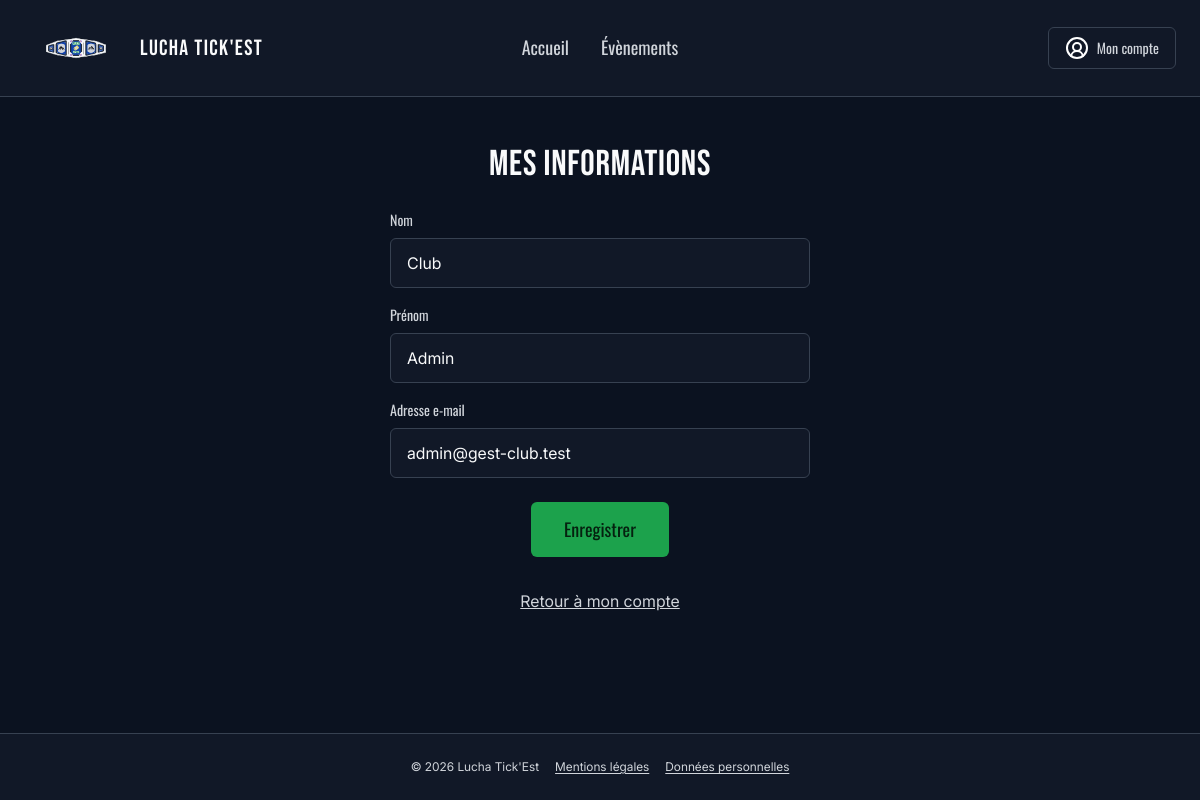
The page /compte-informations.php (signed in) on the database its author committed.
### tables this page shows
CREATE TABLE utilisateur (
    id_utilisateur INT NOT NULL AUTO_INCREMENT,
    prenom VARCHAR(100) NOT NULL,
    nom VARCHAR(100) NOT NULL,
    email VARCHAR(255) NOT NULL,
    mdp_hash VARCHAR(255) NOT NULL,
    role_utilisateur VARCHAR(10) NOT NULL DEFAULT 'MEMBRE',
    date_creation_compte DATETIME NOT NULL DEFAULT CURRENT_TIMESTAMP,

    CONSTRAINT pk_utilisateur
        PRIMARY KEY (id_utilisateur),

    CONSTRAINT uq_utilisateur_email
        UNIQUE (email),

    CONSTRAINT chk_utilisateur_prenom_non_vide
        CHECK (CHAR_LENGTH(TRIM(prenom)) > 0),

    CONSTRAINT chk_utilisateur_nom_non_vide
        CHECK (CHAR_LENGTH(TRIM(nom)) > 0),

    CONSTRAINT chk_utilisateur_email_non_vide
        CHECK (CHAR_LENGTH(TRIM(email)) > 0),

    CONSTRAINT chk_utilisateur_mdp_hash_non_vide
        CHECK (CHAR_LENGTH(TRIM(mdp_hash)) > 0),

    CONSTRAINT chk_utilisateur_role
        CHECK (role_utilisateur IN ('MEMBRE', 'ADMIN'))
);

### public/compte-informations.php (called while the page is built, shortened)
<?php
require dirname(__DIR__) . '/config/bootstrap.php';
$nom = $utilisateurConnecte['nom'];
$prenom = $utilisateurConnecte['prenom'];
$email = $utilisateurConnecte['email'];
require dirname(__DIR__) . '/app/Views/layouts/public.php';

### config/bootstrap.php (called while the page is built, shortened)
<?php
$config = require __DIR__ . '/app.php';
$database = new Database($config['database']);
$pdo = $database->getConnection();
$pdo->exec('SET time_zone = ' . $pdo->quote(date('P')));
$sessionUtilisateur = $_SESSION['utilisateur'] ?? null;
$utilisateurConnecte = is_array($sessionUtilisateur) ? $sessionUtilisateur : null;
if (
    $utilisateurConnecte !== null && isset($utilisateurConnecte['id'])
) {
    $utilisateurRepository = new UtilisateurRepository($pdo);
    $utilisateurActuel = $utilisateurRepository->findById((int) $utilisateurConnecte['id']);
    if ($utilisateurActuel === null) {
        unset($_SESSION['utilisateur']);
        $utilisateurConnecte = null;
    } else {
        $utilisateurConnecte = $_SESSION['utilisateur'];
    }
}

### app/Repositories/UtilisateurRepository.php (called while the page is built, shortened)
<?php
class UtilisateurRepository
{
    private PDO $pdo;
    public function __construct(PDO $pdo)
    {
        $this->pdo = $pdo;
    }
    public function findById(int $idUtilisateur): ?array
    {
        $statement = $this->pdo->prepare(
            'SELECT
            id_utilisateur,
            prenom,
            nom,
            email,
            mdp_hash,
            role_utilisateur,
            date_creation_compte
        FROM utilisateur
        WHERE id_utilisateur = :id_utilisateur'
        );
        $statement->execute([
            'id_utilisateur' => $idUtilisateur,
        ]);
        $utilisateur = $statement->fetch();
        return $utilisateur ?: null;
    }
}

### app/Views/pages/public/compte-informations.php (the view, shortened to what this page needs)
<main class="page">
    <div class="container">
        <section class="form-panel">
            <h1>Mes informations</h1>
            <form class="form" action="#" method="post" novalidate>
                <div class="field">
                    <label class="field__label" for="nom">Nom</label>
                    <input class="input" type="text" id="nom" name="nom" value="<?= htmlspecialchars($nom) ?>"
                        autocomplete="family-name" maxlength="100" required>
                </div>
                <div class="field">
                    <label class="field__label" for="prenom">Prénom</label>
                    <input class="input" type="text" id="prenom" name="prenom" value="<?= htmlspecialchars($prenom) ?>"
                        autocomplete="given-name" maxlength="100" required>
                </div>
                <div class="field">
                    <label class="field__label" for="email">Adresse e-mail</label>
                    <input class="input" type="email" id="email" name="email" value="<?= htmlspecialchars($email) ?>"
                        autocomplete="email" maxlength="255" required>
                </div>
                <div class="form-actions">
                    <button class="btn btn--primary btn--lg" type="submit">Enregistrer</button>
                </div>
            </form>
            <div class="form-back">
                <a class="link" href="/compte.php">Retour à mon compte</a>
            </div>
        </section>
    </div>
</main>

### public/assets/css/base.css (style rules this page uses)
:root { color-scheme: dark; --c-bg: #0b1220; --c-bg-alt: #111827; --c-surface: #1f2937; --c-text: #f9fafb; --c-text-muted: #d1d5db; --c-border: #374151; --c-accent: #1ca24c; --c-accent-light: #4ade80; --c-accent-2: #1042af; --c-warning: #fbe484; --c-danger: #f9867d; --c-accent-dark: #17853f; --c-accent-2-dark: #0d368f; --c-accent-soft: rgba(28, 162, 76, 0.14); --c-danger-soft: rgba(249, 134, 125, 0.14); --c-warning-soft: rgba(251, 228, 132, 0.14); --c-surface-soft: rgba(249, 250, 251, 0.04); --f-title: "Bebas Neue", "Oswald", Impact, sans-serif; --f-alt: "Oswald", "Bebas Neue", sans-serif; --f-body: "Inter", Arial, sans-serif; }
*, *::before, *::after { box-sizing: border-box; }
body { margin: 0; min-height: 100vh; display: flex; flex-direction: column; background-color: var(--c-bg); color: var(--c-text); font-family: var(--f-body); font-size: 1rem; line-height: 1.5; }
a { color: inherit; text-decoration: none; }
button, input, select, textarea { font: inherit; color: inherit; }
button { cursor: pointer; }
h1, h2, h3, h4, p { margin: 0; }
h1, h2, h3, h4 { font-weight: 400; line-height: 1.1; }
.link { color: var(--c-text-muted); text-decoration: underline; }

### public/assets/css/components.css (style rules this page uses)
.btn { display: inline-flex; align-items: center; justify-content: center; gap: 0.5rem; padding: 0.75rem 1.5rem; border: 1px solid transparent; border-radius: 6px; background-color: var(--c-surface); color: var(--c-text); font-family: var(--f-alt); font-size: 1rem; line-height: 1.2; text-align: center; }
.btn--primary { background-color: var(--c-accent); color: #05210f; }
.btn--lg { padding: 1rem 2rem; font-size: 1.125rem; }
.form { display: flex; flex-direction: column; gap: 1rem; }
.form-actions { display: flex; flex-wrap: wrap; align-items: center; justify-content: center; gap: 0.75rem; }
.form-panel .form-actions { margin-top: 0.5rem; }
.form-back { margin-top: 2rem; text-align: center; }
.field { display: flex; flex-direction: column; gap: 0.5rem; }
.field__label { font-family: var(--f-alt); font-size: 0.875rem; color: var(--c-text-muted); }
.input, .select, .textarea { width: 100%; padding: 0.75rem 1rem; background-color: var(--c-bg-alt); border: 1px solid var(--c-border); border-radius: 6px; color: var(--c-text); font-size: 1rem; }
.input::placeholder, .textarea::placeholder { color: #8a93a3; }

### public/assets/css/site.css (style rules this page uses)
.container { width: 100%; max-width: 1200px; margin: 0 auto; padding: 0 1.5rem; }
.page { flex: 1; padding: 3rem 0 4rem; }
.form-panel { width: 100%; max-width: 420px; margin: 0 auto; }
.form-panel > h1 { margin-bottom: 1.5rem; font-family: var(--f-title); font-size: 2.25rem; letter-spacing: 0.02em; text-align: center; text-transform: uppercase; }

### rows shown on the page
utilisateur: nom "Club", prenom "Admin", email "admin@gest-club.test"
